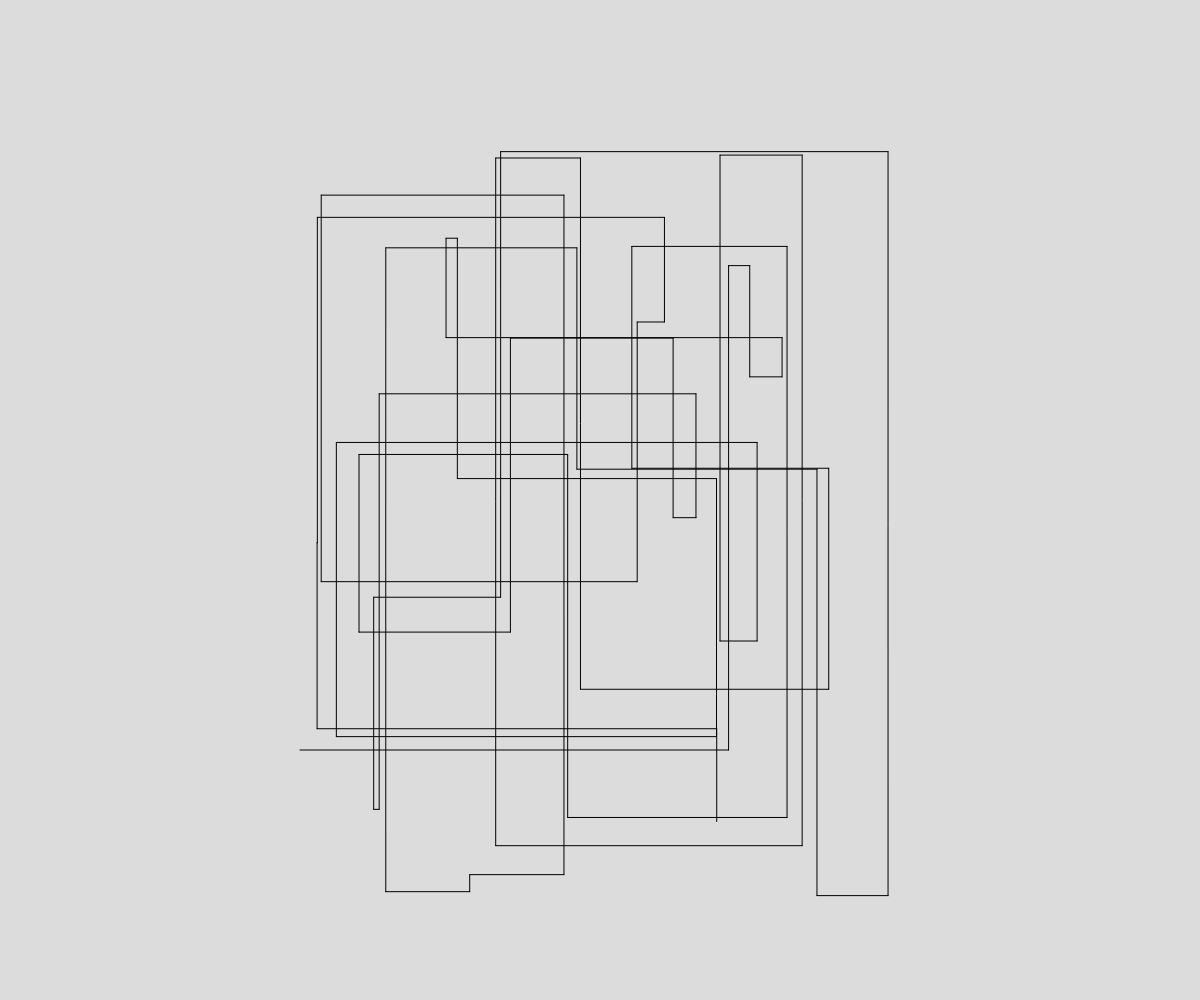
Frame 1 (no input)
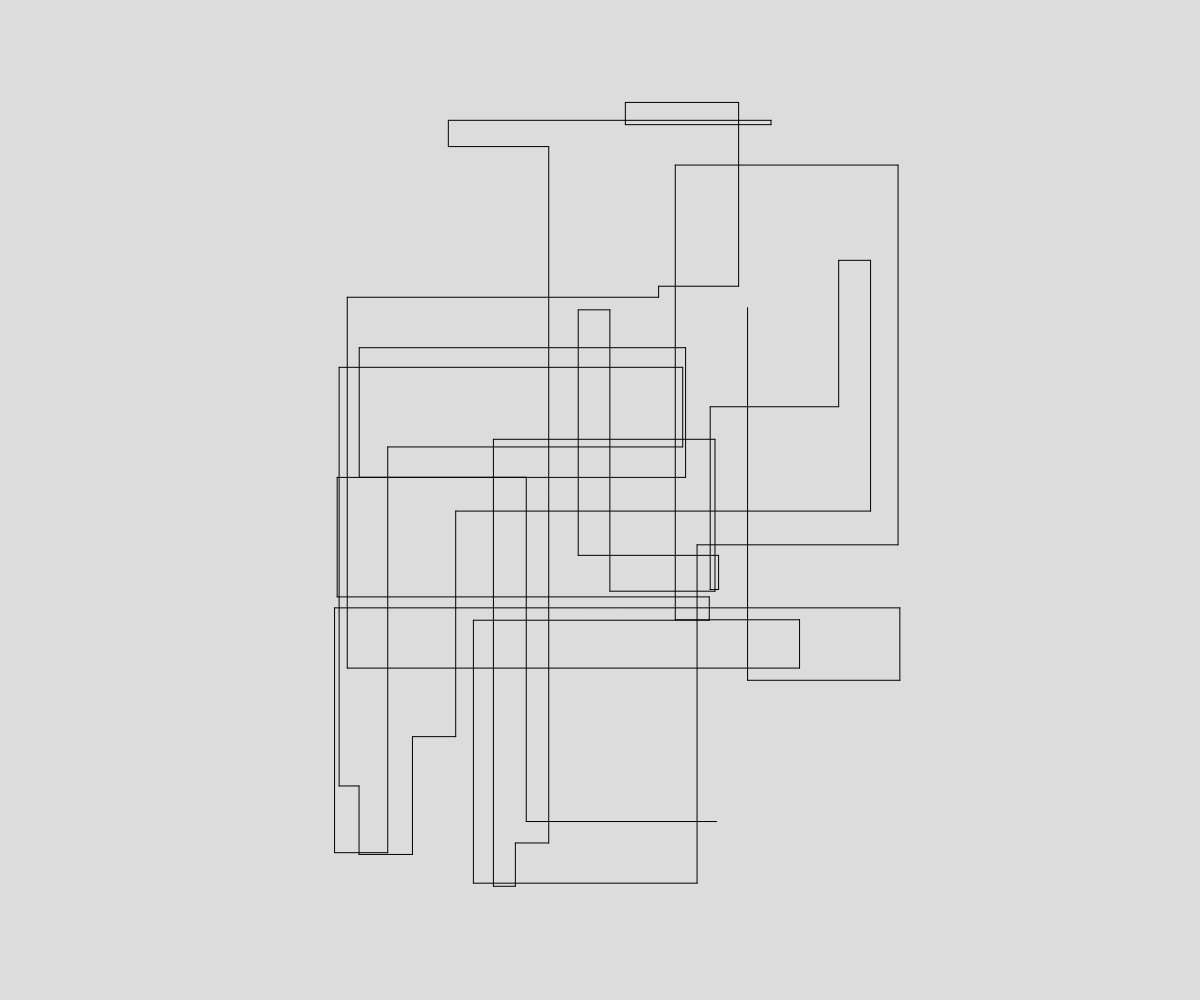
Frame 2 (the mouse pressed at the canvas centre, redrawn once)

The p5.js sketch that drew these frames (run headless with seeded random() and noise() and a simulated clock; the mouse was pressed at the canvas centre and the sketch redrawn once):

// p5.js sketch
// ── sketch.js
// Art replication warm up
// Raghad Ibrahim
// oct 26, 2023

//global variables
let firstX;
let firstY; 
let secondX;
let secondY;


function setup() {
  createCanvas(windowWidth, windowHeight);
  firstX = width*0.25;
  firstY = height*0.75;
  secondX = random(width*0.25, width*0.75);
  secondY = height*0.75;
  noLoop();
}

function draw() {
  background(220);
  lines();
}

function lines(){
  for(let i=0; i<70; i++){
    line(firstX, firstY, secondX, secondY);
    firstX = secondX;
    firstY = secondY;
    if(i%2===1){
      secondX = random(width*0.25, width*0.75);//horizontal line
    }
    else {
      secondY = random(height*0.1, height*0.9);//vertical line
    }
  }
}
